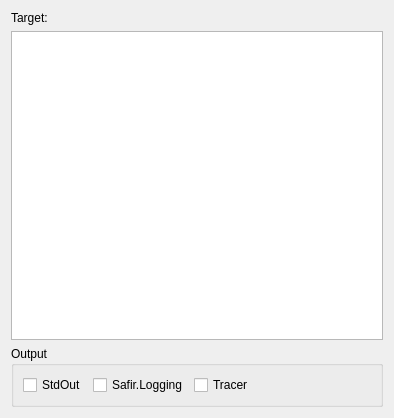
<?xml version="1.0" encoding="UTF-8"?>
<ui version="4.0">
 <class>TracerEditWidget</class>
 <widget class="QWidget" name="TracerEditWidget">
  <property name="geometry">
   <rect>
    <x>0</x>
    <y>0</y>
    <width>394</width>
    <height>418</height>
   </rect>
  </property>
  <property name="windowTitle">
   <string>Dialog</string>
  </property>
  <layout class="QVBoxLayout" name="verticalLayout">
   <item>
    <layout class="QHBoxLayout" name="horizontalLayout_2" stretch="0,1,0">
     <item>
      <widget class="QLabel" name="label">
       <property name="text">
        <string>Target:</string>
       </property>
      </widget>
     </item>
     <item>
      <widget class="QLabel" name="target">
       <property name="styleSheet">
        <string notr="true">font-weight: bold;</string>
       </property>
       <property name="text">
        <string>&lt;target&gt;</string>
       </property>
      </widget>
     </item>
    </layout>
   </item>
   <item>
    <widget class="QTableWidget" name="prefixesTable"/>
   </item>
   <item>
    <widget class="QGroupBox" name="groupBox">
     <property name="title">
      <string>Output</string>
     </property>
     <layout class="QHBoxLayout" name="horizontalLayout">
      <item>
       <widget class="QCheckBox" name="logToStdout">
        <property name="toolTip">
         <string>Log Tracer output from this application to the processes Standard Output.</string>
        </property>
        <property name="text">
         <string>StdOut</string>
        </property>
       </widget>
      </item>
      <item>
       <widget class="QCheckBox" name="logToSafirLogging">
        <property name="toolTip">
         <string>Log Tracer output from this application
to Safir.Logging as Debug level logs.</string>
        </property>
        <property name="text">
         <string>Safir.Logging</string>
        </property>
       </widget>
      </item>
      <item>
       <widget class="QCheckBox" name="logToTracer">
        <property name="toolTip">
         <string>Log Tracer output from this application to the Tracer UDP
protocol, meaning it will show up in this application.</string>
        </property>
        <property name="text">
         <string>Tracer</string>
        </property>
       </widget>
      </item>
      <item>
       <spacer name="horizontalSpacer">
        <property name="orientation">
         <enum>Qt::Orientation::Horizontal</enum>
        </property>
        <property name="sizeHint" stdset="0">
         <size>
          <width>40</width>
          <height>20</height>
         </size>
        </property>
       </spacer>
      </item>
     </layout>
    </widget>
   </item>
  </layout>
 </widget>
 <resources>
  <include location="resources.qrc"/>
 </resources>
</ui>
